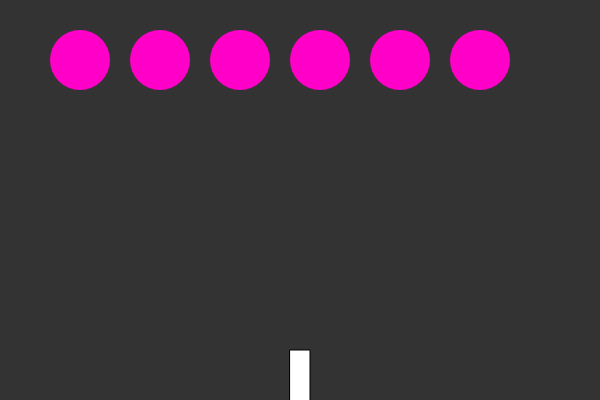
Frame 1 (no input)
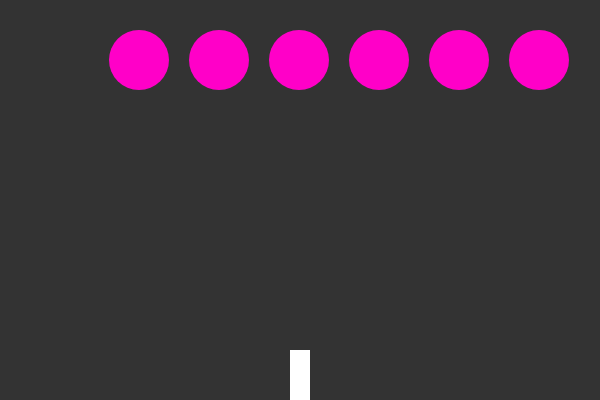
Frame 60 (no input)
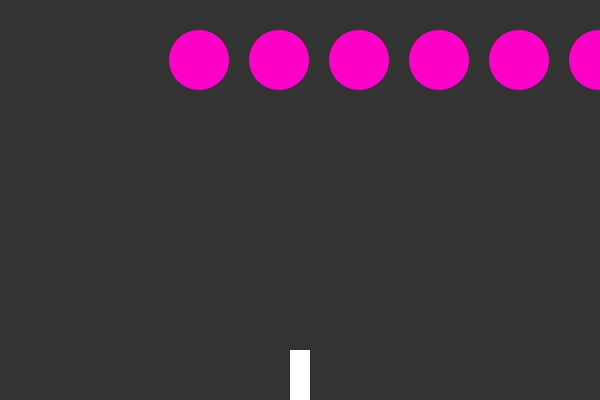
Frame 120 (the mouse pressed at the canvas centre since frame 60)

The p5.js sketch that drew these frames (run headless with seeded random() and noise() and a simulated clock; from frame 60 on, the mouse is pressed at the canvas centre):

// p5.js sketch
// ── sketch.js
var ship;
var enemyships = [];
var projectiles = [];

function setup() {
  createCanvas(600, 400);
  ship = new Ship();
  
//   Enemy ships are put into an array
  for (var i = 0; i < 6; i++) {
//     the arguments in Enemyship constructor determine their location
    enemyships[i] = new Enemyship(i*80+80, 60);
  }
  
}

function draw() {
  background(51);
  ship.show();
  ship.move();
  
  for (var i = 0; i < projectiles.length; i++) {
    projectiles[i].show();
    projectiles[i].move();
    
      for (var j = 0; j < enemyships.length; j++) {
        if (projectiles[i].hits(enemyships[j])){
          enemyships[j].react();
          projectiles[i].disappear();
        }
      }
  }
  
  var edge = false;
  
  for (var i = 0; i < enemyships.length; i++) {
    enemyships[i].show();
    enemyships[i].move();
    
    if (enemyships[i].x > width || enemyships[i].x < 0)
      {
        edge = true;
      }
  }
  
  if (edge) {
    for (var i = 0; i < enemyships.length; i++) {
      enemyships[i].shiftDown();
    }
  }
  
  for (var i = projectiles.length - 1; i >= 0; i--) {
    if (projectiles[i].toDelete) {
      projectiles.splice(i, 1);
    }
  }
  
}

function keyReleased() {
  if (key != ' ') {
    ship.setDir(0);
  }
}

function keyPressed() {
  if (key === ' ') {
    var projectile = new Projectile(ship.x, height);
    projectiles.push(projectile); 
  }
  
  if (keyCode === RIGHT_ARROW) {
    ship.setDir(1);
  }
  else if (keyCode === LEFT_ARROW) {
    ship.setDir(-1);
  }
}

// ── enemyship.js
function Enemyship(x, y) {
    this.x = x;
    this.y = y;
    this.r = 30;
    
    this.xdir = 1;
    this.ydir = 0;
    
    this.react = function() {
      this.r = this.r + 2;
    }
    
    this.shiftDown = function() {
      this.xdir *= -1;
      this.y += this.r;
    }
    
    this.move = function(){
      this.x = this.x + this.xdir;
      
    }
    
    this.show = function() {
      noStroke();
      fill(255, 0, 200);
      ellipse(this.x, this.y, this.r*2, this.r*2);
    }
    
  }

// ── projectile.js
function Projectile(x, y) {
    this.x = x;
    this.y = y;
    this.r = 8;
    this.toDelete = false;
    
    this.show = function() {
      noStroke();
      fill(150, 0, 255);
      ellipse(this.x, this.y, this.r*2, this.r*2);
    }
    
    this.disappear = function() {
      this.toDelete = true;
    }
    
    this.hits = function(enemyship) {
      var d = dist(this.x, this.y, enemyship.x, enemyship.y);
      
  //     This formula uses math to determine if images are overlapping (diameter and radius)
      if (d < this.r + enemyship.r) {
        return true;
          } else {
            return false;
          }
      }
    
    this.move = function(){
      this.y = this.y - 10;
    }
    
  }

// ── ships.js
function Ship() {
    // starts ship in center of window  
      this.x = width/2;
      this.xdir = 0;
      
      this.show = function() {
        fill(255);
        rectMode(CENTER);
    //     Places rectangle at center (x) and sets the size
        rect(this.x, height-20,20,60);
      }
      
    //   dir is the direction of the ship
      this.move = function(dir) {
        this.x += this.xdir*5;
      }
      
      this.setDir = function(dir) {
        this.xdir = dir;
      }
      
    }
